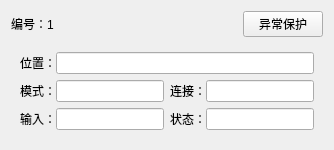
                  <widget class="QWidget" name="widget_4" native="true">
                   <layout class="QVBoxLayout" name="verticalLayout_10" stretch="1,3">
                    <item>
                     <layout class="QHBoxLayout" name="horizontalLayout_7">
                      <item>
                       <widget class="QLabel" name="label_7">
                        <property name="text">
                         <string>编号：1</string>
                        </property>
                       </widget>
                      </item>
                      <item>
                       <spacer name="horizontalSpacer_2">
                        <property name="orientation">
                         <enum>Qt::Horizontal</enum>
                        </property>
                        <property name="sizeHint" stdset="0">
                         <size>
                          <width>40</width>
                          <height>20</height>
                         </size>
                        </property>
                       </spacer>
                      </item>
                      <item>
                       <widget class="QPushButton" name="Button_flight_Error">
                        <property name="text">
                         <string>异常保护</string>
                        </property>
                       </widget>
                      </item>
                     </layout>
                    </item>
                    <item>
                     <widget class="QWidget" name="widget_15" native="true">
                      <layout class="QGridLayout" name="gridLayout_5">
                       <item row="1" column="0">
                        <widget class="QWidget" name="widget_18" native="true">
                         <layout class="QHBoxLayout" name="horizontalLayout_11">
                          <property name="spacing">
                           <number>0</number>
                          </property>
                          <property name="leftMargin">
                           <number>0</number>
                          </property>
                          <property name="topMargin">
                           <number>0</number>
                          </property>
                          <property name="rightMargin">
                           <number>0</number>
                          </property>
                          <property name="bottomMargin">
                           <number>0</number>
                          </property>
                          <item>
                           <widget class="QLabel" name="label_10">
                            <property name="text">
                             <string>模式：</string>
                            </property>
                           </widget>
                          </item>
                          <item>
                           <widget class="QLineEdit" name="Edit_flight_1_armed"/>
                          </item>
                         </layout>
                        </widget>
                       </item>
                       <item row="2" column="0">
                        <widget class="QWidget" name="widget_20" native="true">
                         <layout class="QHBoxLayout" name="horizontalLayout_13">
                          <property name="spacing">
                           <number>0</number>
                          </property>
                          <property name="leftMargin">
                           <number>0</number>
                          </property>
                          <property name="topMargin">
                           <number>0</number>
                          </property>
                          <property name="rightMargin">
                           <number>0</number>
                          </property>
                          <property name="bottomMargin">
                           <number>0</number>
                          </property>
                          <item>
                           <widget class="QLabel" name="label_13">
                            <property name="text">
                             <string>输入：</string>
                            </property>
                           </widget>
                          </item>
                          <item>
                           <widget class="QLineEdit" name="Edit_flight_1_input"/>
                          </item>
                         </layout>
                        </widget>
                       </item>
                       <item row="2" column="1">
                        <widget class="QWidget" name="widget_19" native="true">
                         <layout class="QHBoxLayout" name="horizontalLayout_12">
                          <property name="spacing">
                           <number>0</number>
                          </property>
                          <property name="leftMargin">
                           <number>0</number>
                          </property>
                          <property name="topMargin">
                           <number>0</number>
                          </property>
                          <property name="rightMargin">
                           <number>0</number>
                          </property>
                          <property name="bottomMargin">
                           <number>0</number>
                          </property>
                          <item>
                           <widget class="QLabel" name="label_12">
                            <property name="text">
                             <string>状态：</string>
                            </property>
                           </widget>
                          </item>
                          <item>
                           <widget class="QLineEdit" name="Edit_flight_1_status"/>
                          </item>
                         </layout>
                        </widget>
                       </item>
                       <item row="1" column="1">
                        <widget class="QWidget" name="widget_17" native="true">
                         <layout class="QHBoxLayout" name="horizontalLayout_9">
                          <property name="spacing">
                           <number>0</number>
                          </property>
                          <property name="leftMargin">
                           <number>0</number>
                          </property>
                          <property name="topMargin">
                           <number>0</number>
                          </property>
                          <property name="rightMargin">
                           <number>0</number>
                          </property>
                          <property name="bottomMargin">
                           <number>0</number>
                          </property>
                          <item>
                           <widget class="QLabel" name="label_9">
                            <property name="text">
                             <string>连接：</string>
                            </property>
                           </widget>
                          </item>
                          <item>
                           <widget class="QLineEdit" name="Edit_flight_1_connected"/>
                          </item>
                         </layout>
                        </widget>
                       </item>
                       <item row="0" column="0" colspan="2">
                        <widget class="QWidget" name="widget_16" native="true">
                         <layout class="QHBoxLayout" name="horizontalLayout_8">
                          <property name="spacing">
                           <number>0</number>
                          </property>
                          <property name="leftMargin">
                           <number>0</number>
                          </property>
                          <property name="topMargin">
                           <number>0</number>
                          </property>
                          <property name="rightMargin">
                           <number>0</number>
                          </property>
                          <property name="bottomMargin">
                           <number>0</number>
                          </property>
                          <item>
                           <widget class="QLabel" name="label_8">
                            <property name="text">
                             <string>位置：</string>
                            </property>
                           </widget>
                          </item>
                          <item>
                           <widget class="QLineEdit" name="Edit_flight_1_pos"/>
                          </item>
                         </layout>
                        </widget>
                       </item>
                      </layout>
                     </widget>
                    </item>
                   </layout>
                  </widget>
